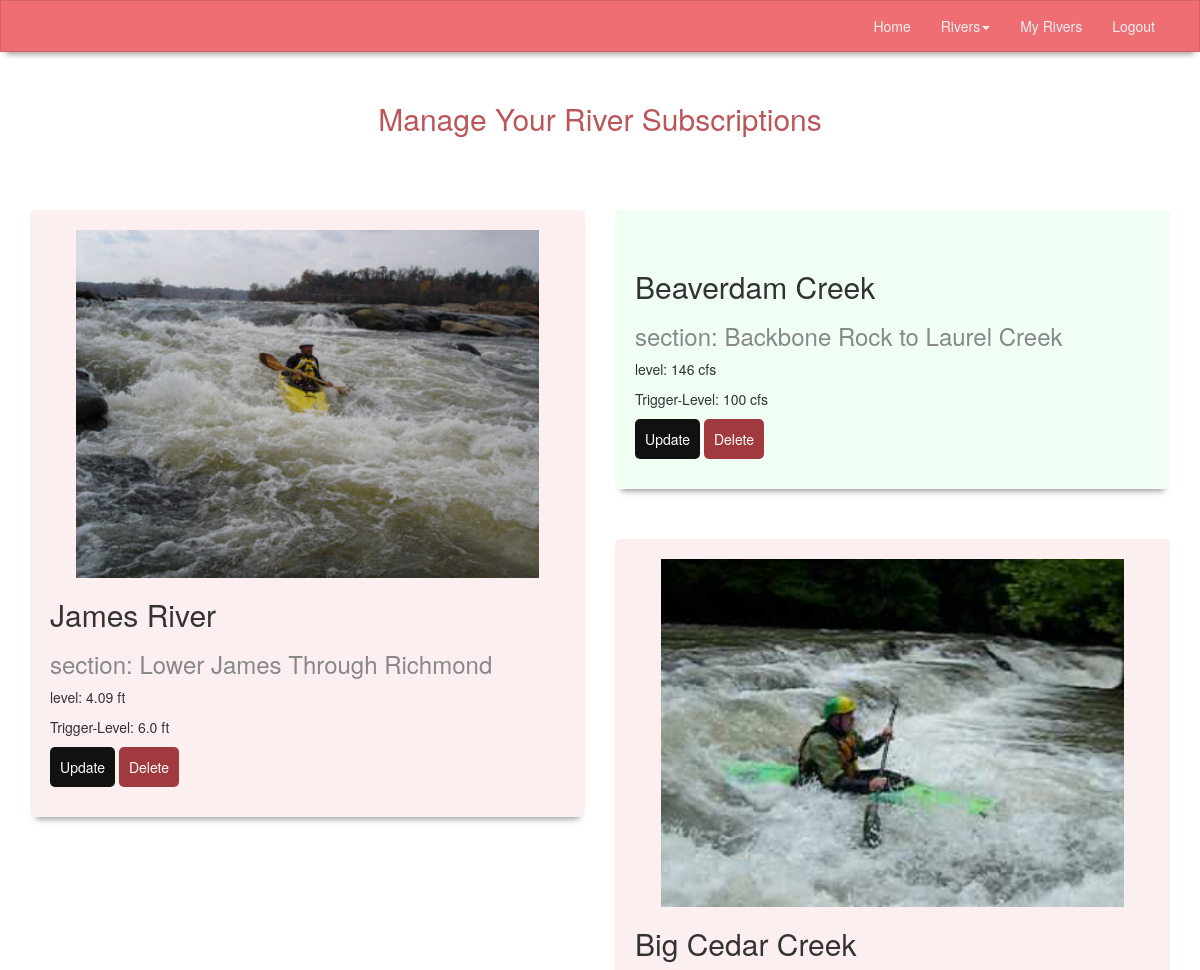
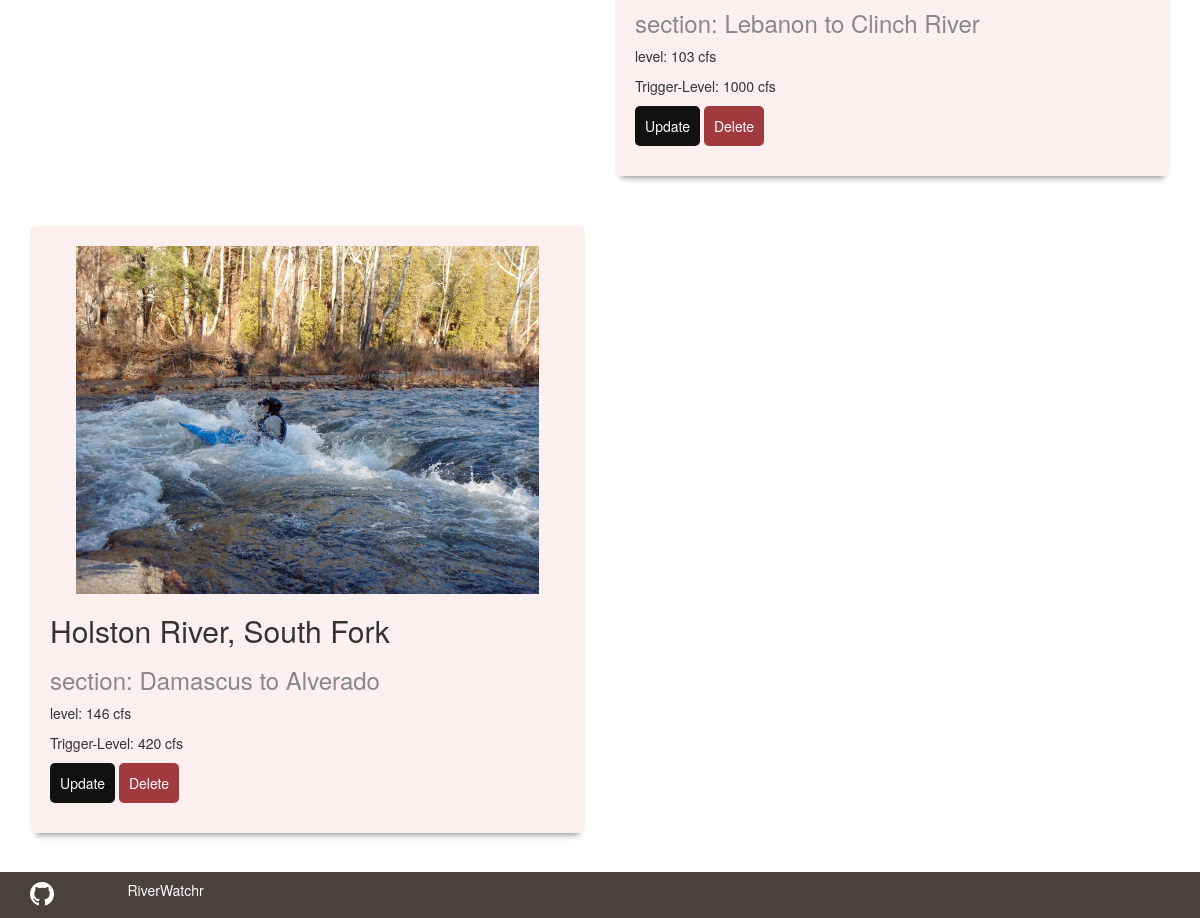
The page /useradmin/ (signed in) on the database its author committed (2 pictures, top to bottom).
### river_subs/models.py (models this page shows, shortened)
class RiverSubscription(models.Model):
    user = models.ForeignKey(User, blank=True)
    river = models.ForeignKey(River)
    trigger_level = models.FloatField()
    def RenderTriggerLevel(self):
        if self.river.measurement == 'cfs':
            current_string = str(self.trigger_level)
            new_current_level = current_string[:-2]
            return "{} {}".format(new_current_level, self.river.measurement)
        return "{} {}".format(self.trigger_level, self.river.measurement)

### rivers/models.py (models this page shows, shortened)
class River(models.Model):
    name = models.CharField(max_length = 250)
    section = models.CharField(max_length = 250, default=' ')
    description = models.TextField()
    current_level = models.FloatField()
    measurement = models.CharField(max_length=10)
    state = models.ForeignKey('locations.State', null=True, blank=True, related_name="river")
    url = models.CharField(max_length=250, default = ' ')
    image = models.ImageField(upload_to="static/img", default="/img/rapids.jpg")
    def __str__(self):
        return self.name
    def renderLevel(self):
        if self.measurement == 'cfs':
            current_string = str(self.current_level)
            new_current_level = current_string[:-2]
            return "{} {}".format(new_current_level, self.measurement)
        return "{} {}".format(self.current_level, self.measurement)

### river_subs/views.py (the view, shortened to what this page needs)
# urls.py: url(r'^useradmin/', UserAdmin, name="user_admin"),
@login_required
def UserAdmin(request):
    subscriptions = RiverSubscription.objects.filter(user=request.user)
    form = AddSubForm()
    for sub in subscriptions:
        if(sub.river.current_level >= sub.trigger_level):
            sub.addedClass = 'rivers-running'
            sub.icon = 'fa-thumbs-o-up'
        else:
            sub.addedClass = 'rivers-low'
            sub.icon = 'fa-thumbs-o-down'
    states = State.objects.all()
    return render(request, 'river_subs/user_admin.html',
    {'subscriptions': subscriptions, 'form': form, 'states':states})

### templates/river_subs/user_admin.html (shortened to what this page needs)
{% extends 'base.html' %}
{% block content %}
{% load bootstrap3 %}
<div class="sub-header">
  <h2>Manage Your River Subscriptions</h2>
</div>
<div class="container">
<div class="row">
  {% for sub in subscriptions %}
  <div class="col-sm-6">
    <div class="admin-single-subscription {{sub.addedClass}}">
      <div class="admin-img-container">
            <img src="{{sub.river.image.url}}" alt="">
      </div>
      <div class="admin-single-sub-txt">
        <h2 class="admin_river_name">{{sub.river}}</h2>
        <h3>section: {{sub.river.section}}</h3>
        <p>level: {{sub.river.renderLevel}}</p>
        <p class="admin_river_level">Trigger-Level: {{sub.RenderTriggerLevel}}</p>
      </div>
      <div class="admin-single-sub-btn-container">
          <p class="admin-single-btn admin-single-update" data-toggle="modal" data-target="#myModal">Update</p>
          <p class="admin-single-btn admin-single-delete" data-toggle="modal" data-target="#myModal2">Delete</p>
      </div>
    </div>
  </div>
  {% endfor %}
  </div>
</div>
<br>
<br>
<br>
{% endblock %}

### static/css/river.css (style rules this page uses)
html, body { height: 100%; }
.sub-header { color:#BB565A; text-align:center; padding:20px 0 30px 0; margin:10px 0; }
.single-river h4, .river-detail-content h3, .admin-single-sub-txt h3 { color:#888; }
.admin-single-subscription { margin:25px auto; height:auto; color:#333; background-color:#f1f1f1; padding:20px; box-sizing: border-box; border-radius:5px; position: relative; -webkit-box-shadow: 0 8px 6px -6px #999; -moz-box-shadow: 0 8px 6px -6px #999; box-shadow: 0 8px 6px -6px #999; }
.rivers-running { background-color:rgba(110, 238, 143, .1); }
.rivers-low { background-color:rgba(212, 98, 103, .1); }
.admin-single-sub-txt { width:100%; }
.admin-img-container { text-align: center; width:100%; }
.admin-img-container img { width:90%; }
.admin-single-btn { padding:10px; display:inline-block; color:white; background-color:#111; border-radius:5px; }
.admin-single-delete { background-color:#A13A3F; }

### rows shown on the page
RiverSubscription: river.image (picture), river "James River", river.section "Lower James Through Richmond", river.renderLevel "4.09 ft", RenderTriggerLevel "6.0 ft"
RiverSubscription: river "Beaverdam Creek", river.section "Backbone Rock to Laurel Creek", river.renderLevel "146 cfs", RenderTriggerLevel "100 cfs"
RiverSubscription: river.image (picture), river "Big Cedar Creek", river.section "Lebanon to Clinch River", river.renderLevel "103 cfs", RenderTriggerLevel "1000 cfs"
RiverSubscription: river.image (picture), river "Holston River, South Fork", river.section "Damascus to Alverado", river.renderLevel "146 cfs", RenderTriggerLevel "420 cfs"
